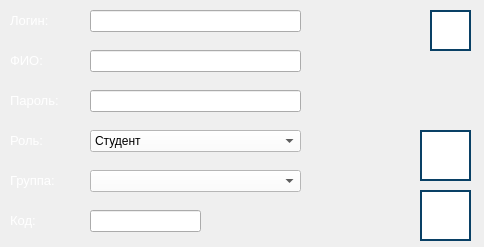
<?xml version="1.0" encoding="UTF-8"?>
<ui version="4.0">
 <class>AddUserWindow</class>
 <widget class="QDialog" name="AddUserWindow">
  <property name="geometry">
   <rect>
    <x>0</x>
    <y>0</y>
    <width>484</width>
    <height>247</height>
   </rect>
  </property>
  <property name="windowTitle">
   <string>Добавление нового пользователя - RayTracing</string>
  </property>
  <property name="toolTip">
   <string/>
  </property>
  <widget class="QLabel" name="label_login">
   <property name="geometry">
    <rect>
     <x>10</x>
     <y>10</y>
     <width>71</width>
     <height>21</height>
    </rect>
   </property>
   <property name="font">
    <font>
     <pointsize>10</pointsize>
    </font>
   </property>
   <property name="text">
    <string>&lt;html&gt;&lt;head/&gt;&lt;body&gt;&lt;p&gt;&lt;span style=&quot; color:#ffffff;&quot;&gt;Логин:&lt;/span&gt;&lt;/p&gt;&lt;/body&gt;&lt;/html&gt;</string>
   </property>
  </widget>
  <widget class="QLabel" name="label_fullname">
   <property name="geometry">
    <rect>
     <x>10</x>
     <y>50</y>
     <width>55</width>
     <height>21</height>
    </rect>
   </property>
   <property name="font">
    <font>
     <pointsize>10</pointsize>
    </font>
   </property>
   <property name="text">
    <string>&lt;html&gt;&lt;head/&gt;&lt;body&gt;&lt;p&gt;&lt;span style=&quot; color:#ffffff;&quot;&gt;ФИО:&lt;/span&gt;&lt;/p&gt;&lt;/body&gt;&lt;/html&gt;</string>
   </property>
  </widget>
  <widget class="QLabel" name="label_password">
   <property name="geometry">
    <rect>
     <x>10</x>
     <y>90</y>
     <width>81</width>
     <height>21</height>
    </rect>
   </property>
   <property name="font">
    <font>
     <pointsize>10</pointsize>
    </font>
   </property>
   <property name="text">
    <string>&lt;html&gt;&lt;head/&gt;&lt;body&gt;&lt;p&gt;&lt;span style=&quot; color:#ffffff;&quot;&gt;Пароль:&lt;/span&gt;&lt;/p&gt;&lt;/body&gt;&lt;/html&gt;</string>
   </property>
  </widget>
  <widget class="QLabel" name="label_group">
   <property name="geometry">
    <rect>
     <x>10</x>
     <y>170</y>
     <width>55</width>
     <height>21</height>
    </rect>
   </property>
   <property name="font">
    <font>
     <pointsize>10</pointsize>
    </font>
   </property>
   <property name="text">
    <string>&lt;html&gt;&lt;head/&gt;&lt;body&gt;&lt;p&gt;&lt;span style=&quot; color:#ffffff;&quot;&gt;Группа:&lt;/span&gt;&lt;/p&gt;&lt;/body&gt;&lt;/html&gt;</string>
   </property>
  </widget>
  <widget class="QLabel" name="label_code">
   <property name="geometry">
    <rect>
     <x>10</x>
     <y>210</y>
     <width>55</width>
     <height>21</height>
    </rect>
   </property>
   <property name="font">
    <font>
     <pointsize>10</pointsize>
    </font>
   </property>
   <property name="text">
    <string>&lt;html&gt;&lt;head/&gt;&lt;body&gt;&lt;p&gt;&lt;span style=&quot; color:#ffffff;&quot;&gt;Код:&lt;/span&gt;&lt;/p&gt;&lt;/body&gt;&lt;/html&gt;</string>
   </property>
  </widget>
  <widget class="QLineEdit" name="text_login">
   <property name="geometry">
    <rect>
     <x>90</x>
     <y>10</y>
     <width>211</width>
     <height>22</height>
    </rect>
   </property>
   <property name="maxLength">
    <number>8</number>
   </property>
  </widget>
  <widget class="QLineEdit" name="text_fullname">
   <property name="geometry">
    <rect>
     <x>90</x>
     <y>50</y>
     <width>211</width>
     <height>22</height>
    </rect>
   </property>
   <property name="maxLength">
    <number>100</number>
   </property>
  </widget>
  <widget class="QLineEdit" name="text_password">
   <property name="geometry">
    <rect>
     <x>90</x>
     <y>90</y>
     <width>211</width>
     <height>22</height>
    </rect>
   </property>
   <property name="maxLength">
    <number>20</number>
   </property>
  </widget>
  <widget class="QLineEdit" name="text_code">
   <property name="geometry">
    <rect>
     <x>90</x>
     <y>210</y>
     <width>111</width>
     <height>22</height>
    </rect>
   </property>
   <property name="maxLength">
    <number>6</number>
   </property>
  </widget>
  <widget class="QComboBox" name="comboBox_groups">
   <property name="geometry">
    <rect>
     <x>90</x>
     <y>170</y>
     <width>211</width>
     <height>22</height>
    </rect>
   </property>
   <property name="styleSheet">
    <string notr="true">background-color: rgb(255, 255, 255);
color: rgb(0, 0, 0);
</string>
   </property>
  </widget>
  <widget class="QPushButton" name="button_help">
   <property name="geometry">
    <rect>
     <x>430</x>
     <y>10</y>
     <width>41</width>
     <height>41</height>
    </rect>
   </property>
   <property name="toolTip">
    <string>Получить справку</string>
   </property>
   <property name="styleSheet">
    <string notr="true">QPushButton {
    background-color: rgb(255, 255, 255);
    border: 2px solid #094065;
}

QPushButton:pressed {
    background-color:  rgb(118, 118, 118);
}
</string>
   </property>
   <property name="text">
    <string/>
   </property>
   <property name="icon">
    <iconset>
     <normaloff>images/help-button.png</normaloff>images/help-button.png</iconset>
   </property>
   <property name="iconSize">
    <size>
     <width>36</width>
     <height>36</height>
    </size>
   </property>
  </widget>
  <widget class="QPushButton" name="button_add">
   <property name="geometry">
    <rect>
     <x>420</x>
     <y>130</y>
     <width>51</width>
     <height>51</height>
    </rect>
   </property>
   <property name="toolTip">
    <string>Добавить нового пользователя</string>
   </property>
   <property name="styleSheet">
    <string notr="true">QPushButton {
    background-color: rgb(255, 255, 255);
    border: 2px solid #094065;
}

QPushButton:pressed {
    background-color:  rgb(118, 118, 118);
}
</string>
   </property>
   <property name="text">
    <string/>
   </property>
   <property name="icon">
    <iconset>
     <normaloff>images/add-user-button.png</normaloff>images/add-user-button.png</iconset>
   </property>
   <property name="iconSize">
    <size>
     <width>36</width>
     <height>36</height>
    </size>
   </property>
  </widget>
  <widget class="QPushButton" name="button_exit">
   <property name="geometry">
    <rect>
     <x>420</x>
     <y>190</y>
     <width>51</width>
     <height>51</height>
    </rect>
   </property>
   <property name="toolTip">
    <string>Выйти из режима добавления пользователя</string>
   </property>
   <property name="styleSheet">
    <string notr="true">QPushButton {
    background-color: rgb(255, 255, 255);
    border: 2px solid #094065;
}

QPushButton:pressed {
    background-color:  rgb(118, 118, 118);
}
</string>
   </property>
   <property name="text">
    <string/>
   </property>
   <property name="icon">
    <iconset>
     <normaloff>images/exit-button.png</normaloff>images/exit-button.png</iconset>
   </property>
   <property name="iconSize">
    <size>
     <width>36</width>
     <height>36</height>
    </size>
   </property>
  </widget>
  <widget class="QLabel" name="label_role">
   <property name="geometry">
    <rect>
     <x>10</x>
     <y>130</y>
     <width>55</width>
     <height>21</height>
    </rect>
   </property>
   <property name="font">
    <font>
     <pointsize>10</pointsize>
    </font>
   </property>
   <property name="text">
    <string>&lt;html&gt;&lt;head/&gt;&lt;body&gt;&lt;p&gt;&lt;span style=&quot; color:#ffffff;&quot;&gt;Роль:&lt;/span&gt;&lt;/p&gt;&lt;/body&gt;&lt;/html&gt;</string>
   </property>
  </widget>
  <widget class="QComboBox" name="comboBox_roles">
   <property name="geometry">
    <rect>
     <x>90</x>
     <y>130</y>
     <width>211</width>
     <height>22</height>
    </rect>
   </property>
   <property name="styleSheet">
    <string notr="true">background-color: rgb(255, 255, 255);
color: rgb(0, 0, 0);
</string>
   </property>
   <item>
    <property name="text">
     <string>Студент</string>
    </property>
   </item>
   <item>
    <property name="text">
     <string>Преподаватель</string>
    </property>
   </item>
  </widget>
 </widget>
 <resources/>
 <connections/>
</ui>
